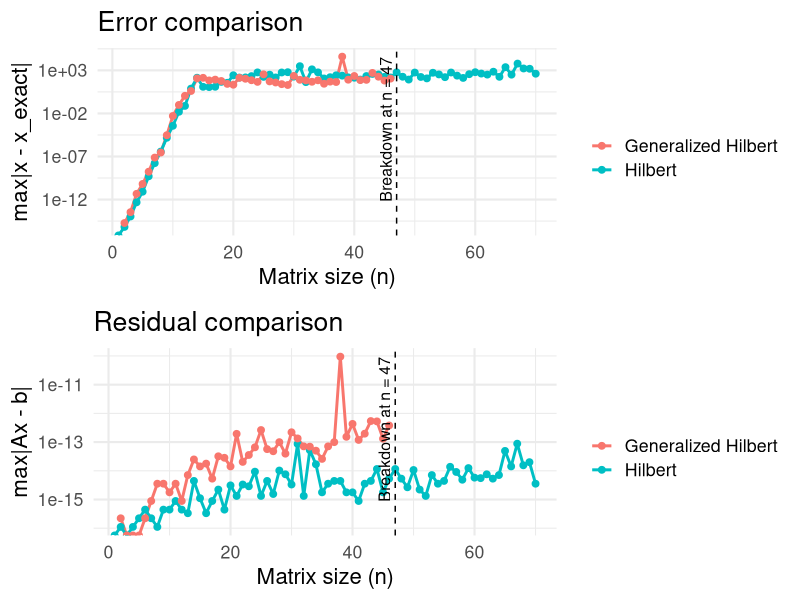

Recreate this plot in R.
# plot_results.R
.libPaths("~/Rlibs")

library(ggplot2)
library(gridExtra)

# ---------- Read data ----------
hilbert <- read.table("hilbert_results.txt", header = TRUE)
genhilbert <- read.table("generalized_hilbert_results.txt", header = TRUE)

# ---------- Clean data ----------
genhilbert$error[is.nan(genhilbert$error)] <- NA
genhilbert$residual_max[is.nan(genhilbert$residual_max)] <- NA

# ---------- Combine data ----------
error_dt <- rbind(
  data.frame(
    n = hilbert$n,
    value = hilbert$error,
    type = "Hilbert"
  ),
  data.frame(
    n = genhilbert$n,
    value = genhilbert$error,
    type = "Generalized Hilbert"
  )
)

res_dt <- rbind(
  data.frame(
    n = hilbert$n,
    value = hilbert$residual_max,
    type = "Hilbert"
  ),
  data.frame(
    n = genhilbert$n,
    value = genhilbert$residual_max,
    type = "Generalized Hilbert"
  )
)

# ---------- Error plot ----------
p1 <- ggplot(error_dt, aes(x = n, y = value, color = type)) +
  geom_line(linewidth = 1) +
  geom_point(size = 2) +
  geom_vline(xintercept = 47, linetype = "dashed") +
  annotate(
    "text",
    x = 47,
    y = max(genhilbert$error, na.rm = TRUE),
    label = "Breakdown at n = 47",
    angle = 90,
    vjust = -0.4,
    hjust = 1,
    size = 4
  ) +
  scale_y_log10() +
  labs(
    title = "Error comparison",
    x = "Matrix size (n)",
    y = "max|x - x_exact|",
    color = ""
  ) +
  theme_minimal(base_size = 16)

# ---------- Residual plot ----------
p2 <- ggplot(res_dt, aes(x = n, y = value, color = type)) +
  geom_line(linewidth = 1) +
  geom_point(size = 2) +
  geom_vline(xintercept = 47, linetype = "dashed") +
  annotate(
    "text",
    x = 47,
    y = max(genhilbert$residual_max, na.rm = TRUE),
    label = "Breakdown at n = 47",
    angle = 90,
    vjust = -0.4,
    hjust = 1,
    size = 4
  ) +
  scale_y_log10() +
  labs(
    title = "Residual comparison",
    x = "Matrix size (n)",
    y = "max|Ax - b|",
    color = ""
  ) +
  theme_minimal(base_size = 16)

# ---------- Arrange ----------
combined_plot <- grid.arrange(
  p1, p2,
  ncol = 1
)

# ---------- Save ----------
ggsave(
  "combined_plots.png",
  combined_plot,
  width = 10,
  height = 11,
  dpi = 300
)
